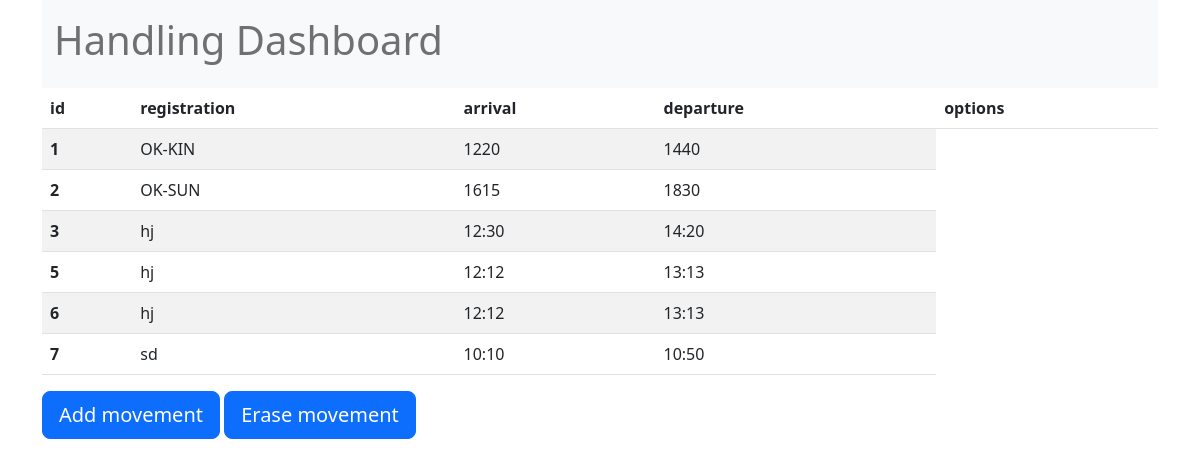
The page / on the database its author committed.
### tables this page shows
CREATE TABLE movements 
(id INTEGER PRIMARY KEY AUTOINCREMENT, registration TEXT, arrival INTEGER, departure INTEGER);

### app.py (the view)
@app.route('/')
def dashboard():
    movements = movements_query()
    return render_template('dashboard.html', movements=movements )

### app.py (called while the page is built)
def movements_query():
    connie = sqlite3.connect(database)
    c = connie.cursor()
    c.execute("""
    SELECT * FROM movements
    """)
    all_movements = c.fetchall()
    return all_movements

### templates/dashboard.html (shortened to what this page needs)
<!doctype html>
<html lang="en">
  <head>
    <link href="https://cdn.jsdelivr.net/npm/bootstrap@5.2.2/dist/css/bootstrap.min.css" rel="stylesheet">
  </head>
  <body>
    <div class="container">
      <nav class="navbar bg-light">
        <div class="container">
          <span class="navbar-text">
            <h1> Handling Dashboard </h1>
          </span>
        </div>
      </nav>
      <table class="table table-striped">
          <thead>
            <tr>
              <th scope="col">id</th>
              <th scope="col">registration</th>
              <th scope="col">arrival</th>
              <th scope="col">departure</th>
              <th scope="col">options</th>
            </tr>
          </thead>
          <tbody>
            {% for line in movements %}
            <tr>
              <th scope="row">{{ line[0] }}</th>
              <td>{{ line[1] }}</td>
              <td>{{ line[2] }}</td>
              <td>{{ line[3] }}</td>
            </tr>
            {% endfor %}
          </tbody>
        </table>
        <a class="btn btn-primary btn-lg" href="/add_movement" role="button">Add movement</a>
        <a class="btn btn-primary btn-lg" href="/erase_movement" role="button">Erase movement</a>
    </div>
  </body>
</html>

### rows shown on the page
movements: id "1", registration "OK-KIN", arrival "1220", departure "1440"
movements: id "2", registration "OK-SUN", arrival "1615", departure "1830"
movements: id "3", registration "hj", arrival "12:30", departure "14:20"
movements: id "5", registration "hj", arrival "12:12", departure "13:13"
movements: id "6", registration "hj", arrival "12:12", departure "13:13"
movements: id "7", registration "sd", arrival "10:10", departure "10:50"
